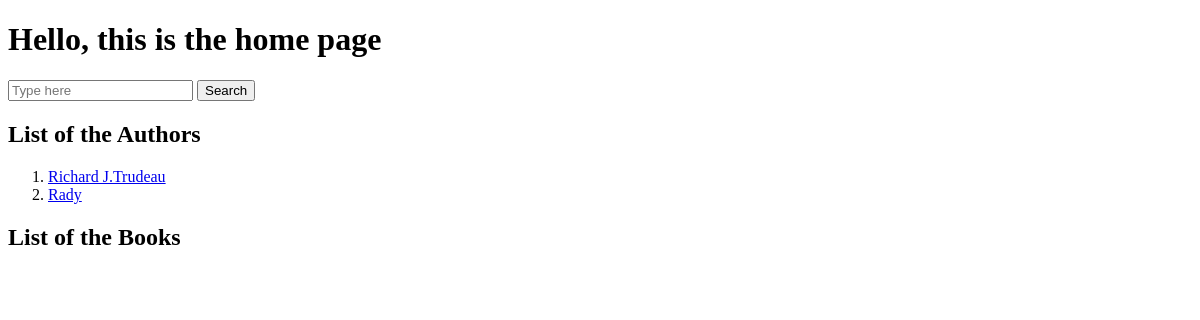
/home/, run on an earlier commit of the app's database.
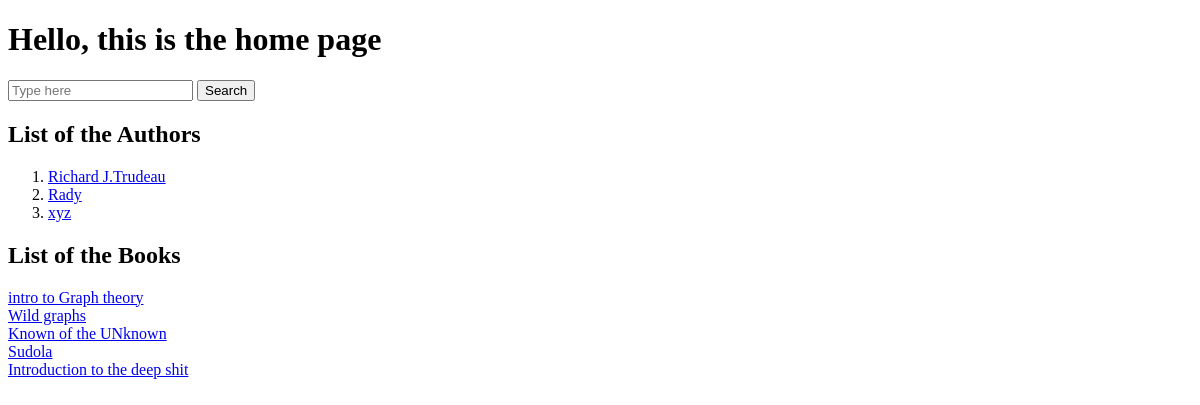
And on a later commit of the database.
### Book/models.py (models this page shows, shortened)
class Author(models.Model):
    Name = models.CharField(max_length=100)

class Book(models.Model):
    Author_ID = models.ForeignKey(Author,on_delete=models.CASCADE)
    Title = models.CharField(max_length=100)
    IsFavourite = models.BooleanField(default=False)

### Book/views.py (the view)
def view_home(Request):
    all_authors = Author.objects.all()
    all_books = Book.objects.all()
    template = loader.get_template('Author/Home.html')
    context = \
    {
        'all_authors' : all_authors,
        'all_books' : all_books,
    }
    return HttpResponse(template.render(context, Request))

### Book/templates/Author/Home.html (shortened to what this page needs)
<!DOCTYPE html>
<html lang="en">
<head>
</head>
<body>
    <h1>Hello, this is the home page</h1>
    <input id="search" type="text" placeholder="Type here">
    <input id="submit" type="submit" value="Search">
    <h2>List of the Authors</h2>
    <ol>
        {% for author in all_authors%}
            <li> <a href= "{% url 'Book:Author_' author.pk %}">
                {{author.Name}}</a> </li>
        {% endfor %}
    </ol>
    <h2>List of the Books</h2>
    <form action="{% url 'Book:Favourite_'%}", method="post">
            {% for book in all_books%}
                <label for= 'Book{{forloop.counter}}'> <a href= "{% url 'Book:Book_' book.pk %}">{{book.Title}}</a></label><br>
            {% endfor %}
    </form>
</body>
</html>

What changed in the data, as far as the page shows it:
added Author: Name "xyz"
added Book: Title "intro to Graph theory"
added Book: Title "Wild graphs"
added Book: Title "Known of the UNknown"
added Book: Title "Sudola"
added Book: Title "Introduction to the deep shit"
